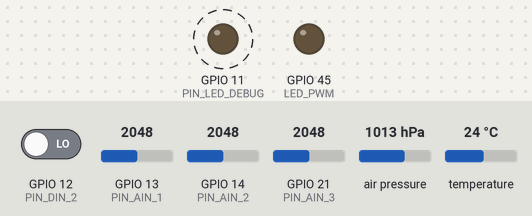
Bench run of a sketch on a simulated ESP32-S3. Shown: output pins drawn as LEDs (lit = HIGH). Dashed ring = blinking. Inputs (shaded band) come from the test bench; at power-on: GPIO 12 (PIN_DIN_2) LOW, GPIO 13 (PIN_AIN_1) = 2048, GPIO 14 (PIN_AIN_2) = 2048, GPIO 21 (PIN_AIN_3) = 2048, air pressure 1013 hPa, temperature 24 °C. WiFi joins after 1.5 s; servers stay silent unless stated; no MQTT or app messages arrive unless stated; what the sketch prints to the serial monitor is not drawn.

Above: at 1.7 s.
Timing chart, 0 to 4.6 s (numbered marks = the images above):
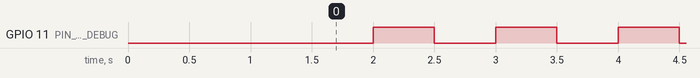

The sketch:

esp32_sketch.ino
```cpp
#include <WiFi.h>
#include <PubSubClient.h>
#include <Wire.h>
#include <Adafruit_BMP280.h>
#include <WiFiClientSecure.h>

// Пины
#define LED_PWM         45
#define BMP280_SCL      47
#define BMP280_SDA      48
#define PIN_AIN_1       13
#define PIN_AIN_2       14
#define PIN_AIN_3       21
#define PIN_DIN_2       12
#define PIN_LED_DEBUG   11
#define PIN_BUTT_DEBUG  38


static const uint8_t ca_cert[] PROGMEM = {
 0x30, 0x82, 0x05, 0x09, 0x30, 0x82, 0x02, 0xf1, 0xa0, 0x03, 0x02, 0x01,
  0x02, 0x02, 0x14, 0x11, 0x6a, 0xf1, 0x20, 0xea, 0x37, 0xda, 0xde, 0xbf,
  0x7c, 0x15, 0x72, 0x64, 0x84, 0xe5, 0xc3, 0x6f, 0xd8, 0xf7, 0x33, 0x30,
  0x0d, 0x06, 0x09, 0x2a, 0x86, 0x48, 0x86, 0xf7, 0x0d, 0x01, 0x01, 0x0b,
  0x05, 0x00, 0x30, 0x14, 0x31, 0x12, 0x30, 0x10, 0x06, 0x03, 0x55, 0x04,
  0x03, 0x0c, 0x09, 0x6c, 0x6f, 0x63, 0x61, 0x6c, 0x68, 0x6f, 0x73, 0x74,
  0x30, 0x1e, 0x17, 0x0d, 0x32, 0x35, 0x30, 0x35, 0x33, 0x30, 0x32, 0x30,
  0x32, 0x33, 0x33, 0x32, 0x5a, 0x17, 0x0d, 0x32, 0x36, 0x30, 0x35, 0x33,
  0x30, 0x32, 0x30, 0x32, 0x33, 0x33, 0x32, 0x5a, 0x30, 0x14, 0x31, 0x12,
  0x30, 0x10, 0x06, 0x03, 0x55, 0x04, 0x03, 0x0c, 0x09, 0x6c, 0x6f, 0x63,
  0x61, 0x6c, 0x68, 0x6f, 0x73, 0x74, 0x30, 0x82, 0x02, 0x22, 0x30, 0x0d,
  0x06, 0x09, 0x2a, 0x86, 0x48, 0x86, 0xf7, 0x0d, 0x01, 0x01, 0x01, 0x05,
  0x00, 0x03, 0x82, 0x02, 0x0f, 0x00, 0x30, 0x82, 0x02, 0x0a, 0x02, 0x82,
  0x02, 0x01, 0x00, 0xd8, 0x78, 0xe5, 0xfc, 0xf1, 0x9f, 0x1c, 0x1e, 0x35,
  0xfc, 0x70, 0xd4, 0x81, 0xf7, 0xfb, 0xb3, 0xa4, 0x0c, 0x26, 0x49, 0xf2,
  0x56, 0x06, 0xc7, 0x66, 0xd7, 0x69, 0x38, 0x2a, 0x4e, 0x5d, 0x53, 0xae,
  0x3a, 0x09, 0x61, 0x97, 0xc1, 0xbc, 0xf1, 0xa0, 0x7c, 0xd8, 0x5c, 0x66,
  0xec, 0x59, 0xe9, 0x17, 0xb6, 0xab, 0x37, 0xf7, 0xbc, 0x78, 0x4f, 0x9c,
  0x77, 0x9d, 0x4c, 0xf9, 0x21, 0xd8, 0x99, 0xc6, 0x5a, 0xc5, 0x2f, 0xf0,
  0x39, 0xad, 0x9c, 0x27, 0x95, 0xa0, 0x4e, 0xd7, 0x53, 0xc3, 0x52, 0x42,
  0x3e, 0xbb, 0x2a, 0x95, 0x47, 0xdf, 0xf0, 0xf1, 0xad, 0xd9, 0xc4, 0xde,
  0x77, 0xf1, 0xaa, 0xa5, 0x2b, 0xd3, 0x55, 0xc7, 0xb1, 0x9d, 0x94, 0xca,
  0x5a, 0x8e, 0x5f, 0xee, 0x52, 0xe4, 0xb6, 0x5c, 0xea, 0xb4, 0x9e, 0x09,
  0x93, 0x2e, 0xba, 0x21, 0xe5, 0xa8, 0x93, 0x01, 0x42, 0x3e, 0xb5, 0x90,
  0x88, 0x9c, 0x7f, 0x48, 0x78, 0x61, 0xcb, 0x4a, 0xb2, 0x00, 0x60, 0x4d,
  0x11, 0x96, 0xd7, 0x8a, 0xe5, 0x4c, 0xfa, 0x9a, 0x61, 0x59, 0xa2, 0x65,
  0x1b, 0xdc, 0x58, 0xdb, 0x2e, 0x13, 0xae, 0x65, 0xfd, 0x49, 0x36, 0xaf,
  0x67, 0x45, 0xc6, 0xe2, 0x2f, 0xce, 0x98, 0x04, 0x3f, 0x8f, 0x4c, 0x76,
  0x01, 0x47, 0xf7, 0x18, 0x57, 0x5e, 0xa5, 0x06, 0x8e, 0xf9, 0x90, 0x4f,
  0x53, 0x19, 0xe0, 0x13, 0x40, 0xb3, 0x04, 0x28, 0x3a, 0x46, 0x79, 0x56,
  0xf9, 0x6c, 0x5a, 0x28, 0xbf, 0x98, 0xb2, 0x47, 0xf5, 0x38, 0xe2, 0x86,
  0xfe, 0x19, 0xa4, 0x59, 0x52, 0x20, 0xba, 0x9e, 0xbb, 0x4b, 0xd8, 0x73,
  0x8d, 0x62, 0xfa, 0x46, 0xd7, 0xbb, 0x5f, 0x5f, 0xcd, 0x47, 0x7b, 0xd6,
  0x30, 0x6a, 0x06, 0x22, 0xed, 0x04, 0xa7, 0x09, 0xee, 0xd4, 0xe5, 0x66,
  0xad, 0x7d, 0xbe, 0xc8, 0x8b, 0xf9, 0xa0, 0xd0, 0x35, 0x10, 0x5c, 0x49,
  0x61, 0x51, 0x01, 0x74, 0x93, 0xfa, 0xae, 0x44, 0x79, 0x19, 0xff, 0x4c,
  0xa4, 0x22, 0x26, 0x42, 0x14, 0xf0, 0x3f, 0x5a, 0x0b, 0x01, 0x23, 0xc0,
  0xba, 0x96, 0x4d, 0xf2, 0xf7, 0x9b, 0x2f, 0xdc, 0x52, 0x2a, 0x12, 0x22,
  0x6b, 0xcf, 0x6e, 0xe8, 0x0e, 0x2b, 0xc0, 0xe1, 0xbe, 0x78, 0x76, 0x55,
  0xd7, 0xd1, 0x1f, 0x38, 0xe1, 0x33, 0x64, 0xe9, 0x73, 0x9d, 0x96, 0x3d,
  0xb4, 0x89, 0x3e, 0xb4, 0xb7, 0xad, 0xfe, 0x89, 0xe0, 0xee, 0xca, 0x44,
  0xd1, 0x0b, 0x78, 0x1b, 0x22, 0x56, 0x56, 0x47, 0xce, 0x05, 0xee, 0x8a,
  0xc2, 0x68, 0xa3, 0x3c, 0x56, 0xf7, 0x56, 0x63, 0xaf, 0x70, 0xe5, 0xe5,
  0xf0, 0xe2, 0x75, 0xfd, 0xf4, 0x15, 0x2d, 0x54, 0xf9, 0x2c, 0x17, 0x8b,
  0x4c, 0x73, 0x09, 0x1f, 0x52, 0x11, 0x61, 0x0d, 0xaf, 0x64, 0x9b, 0xd7,
  0xfc, 0x2a, 0x65, 0xc9, 0x75, 0x0e, 0xf7, 0x73, 0x46, 0xfa, 0xd6, 0x62,
  0x9f, 0x0e, 0x42, 0x62, 0xf0, 0xe3, 0x5f, 0xb1, 0x17, 0x9a, 0x7f, 0xa4,
  0xbb, 0x38, 0xb1, 0x24, 0x41, 0x37, 0x05, 0xb9, 0x46, 0x23, 0x3d, 0xe2,
  0x23, 0x3c, 0xf8, 0x4a, 0x28, 0x3a, 0xa8, 0xe3, 0xaf, 0x4b, 0x6a, 0xdd,
  0x13, 0x84, 0xdb, 0x45, 0xd3, 0xc3, 0x5f, 0x59, 0xfe, 0x1d, 0x97, 0xca,
  0x3b, 0x70, 0x55, 0x56, 0x13, 0xf8, 0xfe, 0x49, 0x76, 0x55, 0x46, 0x16,
  0x34, 0x6b, 0x83, 0x1b, 0xb8, 0x6e, 0x30, 0x6c, 0xe9, 0x1c, 0xea, 0xc4,
  0x65, 0xb4, 0x82, 0xa6, 0xc0, 0x31, 0x6f, 0xec, 0xf6, 0xc9, 0x90, 0x70,
  0x18, 0xfc, 0x70, 0xea, 0x2a, 0xd5, 0xfd, 0xf8, 0x6d, 0x83, 0x2c, 0x6a,
  0x53, 0x00, 0x4a, 0xe9, 0x58, 0x4c, 0x37, 0x41, 0x9a, 0x06, 0x04, 0xf1,
  0x9e, 0x85, 0xfa, 0xa1, 0x44, 0xbd, 0x0f, 0x6f, 0xf7, 0x70, 0x25, 0x02,
  0x03, 0x01, 0x00, 0x01, 0xa3, 0x53, 0x30, 0x51, 0x30, 0x1d, 0x06, 0x03,
  0x55, 0x1d, 0x0e, 0x04, 0x16, 0x04, 0x14, 0x57, 0x73, 0xbd, 0xf6, 0x3d,
  0x43, 0xdd, 0xd7, 0xa1, 0x05, 0x94, 0x1c, 0xf9, 0x7a, 0xeb, 0x56, 0xeb,
  0xba, 0x69, 0x4e, 0x30, 0x1f, 0x06, 0x03, 0x55, 0x1d, 0x23, 0x04, 0x18,
  0x30, 0x16, 0x80, 0x14, 0x57, 0x73, 0xbd, 0xf6, 0x3d, 0x43, 0xdd, 0xd7,
  0xa1, 0x05, 0x94, 0x1c, 0xf9, 0x7a, 0xeb, 0x56, 0xeb, 0xba, 0x69, 0x4e,
  0x30, 0x0f, 0x06, 0x03, 0x55, 0x1d, 0x13, 0x01, 0x01, 0xff, 0x04, 0x05,
  0x30, 0x03, 0x01, 0x01, 0xff, 0x30, 0x0d, 0x06, 0x09, 0x2a, 0x86, 0x48,
  0x86, 0xf7, 0x0d, 0x01, 0x01, 0x0b, 0x05, 0x00, 0x03, 0x82, 0x02, 0x01,
  0x00, 0x3e, 0x0d, 0x15, 0x3c, 0x9f, 0xef, 0x28, 0x11, 0x82, 0xde, 0x13,
  0x4b, 0x0a, 0xe9, 0x04, 0x5c, 0x9f, 0x17, 0xa4, 0xbc, 0x81, 0xad, 0x76,
  0x8a, 0x56, 0x42, 0x7c, 0x27, 0xcd, 0xb1, 0x86, 0x3e, 0x1a, 0xe9, 0x67,
  0x90, 0x6e, 0x6b, 0x3f, 0x3f, 0xb3, 0xd4, 0xda, 0xd4, 0x08, 0x90, 0x61,
  0x4e, 0x5b, 0x73, 0xc1, 0xd3, 0x87, 0x90, 0x40, 0xb0, 0x17, 0x93, 0x79,
  0x9e, 0xc8, 0x92, 0xd9, 0x4a, 0x0a, 0xf1, 0x7a, 0x36, 0xc1, 0x8f, 0x08,
  0x62, 0x94, 0x3f, 0xa8, 0x9b, 0xcc, 0x88, 0xeb, 0x58, 0x10, 0x97, 0x7d,
  0x3d, 0x0c, 0x74, 0x07, 0xb7, 0xe9, 0xaf, 0x63, 0xfd, 0x08, 0xb3, 0x7e,
  0x6e, 0xc9, 0xa1, 0x00, 0x1c, 0xea, 0xb9, 0xc5, 0x71, 0xa5, 0x21, 0x36,
  0x30, 0x78, 0x99, 0xdd, 0x69, 0xc9, 0xfd, 0xbd, 0x11, 0xa3, 0xeb, 0x07,
  0xf9, 0x4d, 0x6e, 0x6f, 0xd8, 0xb3, 0x4e, 0xfd, 0x53, 0xb9, 0xa0, 0x98,
  0x51, 0xf9, 0x26, 0x2d, 0x04, 0x67, 0xfd, 0x2a, 0x00, 0x6e, 0x6d, 0xaf,
  0xc6, 0x30, 0xa1, 0x8a, 0xb2, 0x1b, 0x5b, 0x3a, 0x53, 0x1a, 0x36, 0xc2,
  0x62, 0x98, 0xec, 0x5a, 0xf5, 0x5e, 0xba, 0xfa, 0xc4, 0x8a, 0xf9, 0xb5,
  0x73, 0x1a, 0x01, 0xe2, 0xe3, 0x6d, 0xe3, 0xae, 0x55, 0x6b, 0x0c, 0x0e,
  0x8f, 0xe1, 0x98, 0xe2, 0x1d, 0xfa, 0x9f, 0x9f, 0xb4, 0x64, 0xc9, 0xa7,
  0x30, 0x03, 0xe6, 0xe3, 0x21, 0xb6, 0xce, 0x64, 0xa0, 0xcd, 0x38, 0x8e,
  0x86, 0xc7, 0xba, 0x67, 0x46, 0x95, 0xe2, 0x7b, 0xf2, 0xbe, 0x49, 0x61,
  0xe8, 0x41, 0xb2, 0xf9, 0xef, 0xc1, 0x86, 0xcb, 0x7b, 0xc3, 0x9e, 0x31,
  0x24, 0x11, 0x9f, 0x84, 0x1c, 0x59, 0xf7, 0xc0, 0x0d, 0xb1, 0x69, 0xb2,
  0x14, 0x7f, 0x1d, 0x09, 0x70, 0x98, 0x95, 0x9c, 0x61, 0xf5, 0x52, 0xe1,
  0x5b, 0x24, 0x9c, 0x1a, 0xab, 0x64, 0x1c, 0x50, 0x75, 0x4e, 0x1f, 0x4c,
  0xf1, 0x75, 0xbf, 0xdd, 0x0e, 0x97, 0xa0, 0xe6, 0x15, 0xec, 0x71, 0x33,
  0xf7, 0xc4, 0xfa, 0x96, 0xce, 0xd5, 0x52, 0xad, 0x73, 0x21, 0x50, 0x77,
  0x4c, 0x0f, 0x32, 0x05, 0xee, 0xff, 0xbc, 0x0c, 0xd0, 0xe9, 0xe3, 0x9b,
  0xd4, 0x9a, 0x65, 0x76, 0x71, 0x1e, 0xd8, 0x81, 0x7a, 0x65, 0x33, 0xf9,
  0x75, 0x9d, 0xcd, 0x3a, 0x7c, 0xd6, 0xaa, 0x5a, 0x7f, 0x82, 0xa8, 0x75,
  0xfa, 0x96, 0xbd, 0x2c, 0x1e, 0x21, 0x4f, 0x66, 0xdc, 0xdf, 0x9e, 0xd3,
  0x09, 0x96, 0x67, 0x79, 0xc5, 0x16, 0x36, 0x0f, 0x69, 0xa9, 0xe3, 0x3c,
  0x71, 0x0c, 0x0e, 0x7a, 0x32, 0xb2, 0xd1, 0xfa, 0x58, 0x9a, 0xe6, 0x29,
  0x05, 0x02, 0xff, 0x8a, 0xfc, 0x7a, 0xd0, 0x71, 0xee, 0x5e, 0x42, 0xd2,
  0xba, 0x4a, 0x5d, 0xd5, 0x99, 0x63, 0xf5, 0x9e, 0x26, 0xc3, 0x80, 0xb4,
  0xe3, 0xbc, 0xcd, 0x4d, 0x58, 0xd5, 0x7e, 0x64, 0x06, 0xee, 0x60, 0x4a,
  0x2d, 0xc1, 0xb3, 0xc3, 0x94, 0xae, 0x05, 0x9d, 0x7c, 0xbb, 0x71, 0xed,
  0x3d, 0x0f, 0xab, 0x8d, 0x53, 0x36, 0x1d, 0xef, 0x2f, 0x65, 0xc4, 0xd3,
  0x9d, 0x34, 0x22, 0x7f, 0x04, 0xc6, 0xd3, 0xd9, 0xd1, 0x9a, 0xb0, 0xaa,
  0x0c, 0x7f, 0xae, 0x19, 0xae, 0x64, 0xbc, 0xe1, 0x33, 0x82, 0x47, 0x45,
  0x8b, 0x43, 0x6a, 0x04, 0x54, 0x27, 0x8e, 0x4c, 0x45, 0x3b, 0x9b, 0x2f,
  0xa3, 0x5b, 0xed, 0xbf, 0xe0, 0xb2, 0xca, 0x27, 0x38, 0x00, 0x12, 0x01,
  0xac, 0x89, 0xc6, 0x01, 0x35, 0x24, 0x84, 0x63, 0xda, 0x49, 0xd9, 0xb3,
  0xec, 0xe7, 0x96, 0x51, 0x35, 0x6c, 0x16, 0xb4, 0xb3, 0xf3, 0x1d, 0xec,
  0x9e, 0x81, 0x69, 0xfc, 0x67, 0xbc, 0xc9, 0xe4, 0xb2, 0x1c, 0xed, 0x84,
  0xff, 0xbb, 0xaf, 0x49, 0xcd, 0xe0, 0x70, 0x03, 0x94
};
// Настройки WiFi и MQTT
const char* ssid = "Odeyalo";
const char* password = "20012005";
const char* mqtt_server = "mqtt.cloud.yandex.net";
const int mqtt_port = 8883;

// Объекты
WiFiClientSecure espClient;
PubSubClient client(espClient);
Adafruit_BMP280 bmp;  // Датчик BMP280

// Переменные
unsigned long lastMsgTime = 0;
const long interval = 5000;  // Отправка данных каждые 5 сек
bool ledDebugState = false;

void setup() {
  Serial.begin(115200);

  // Настройка пинов
  pinMode(LED_PWM, OUTPUT);
  pinMode(PIN_LED_DEBUG, OUTPUT);
  pinMode(PIN_DIN_2, INPUT);
  pinMode(PIN_BUTT_DEBUG, INPUT_PULLUP);

  // Инициализация BMP280
  Wire.begin(BMP280_SDA, BMP280_SCL);
  if (!bmp.begin(0x76)) {  // Адрес 0x76 или 0x77
    Serial.println("BMP280 не найден!");
  }

  // Подключение к WiFi
  WiFi.begin(ssid, password);
  while (WiFi.status() != WL_CONNECTED) {
    delay(500);
    Serial.print(".");
  }
  Serial.println("\nWiFi подключен");

  // Настройка MQTT
  espClient.setCACert(ca_cert, sizeof(ca_cert));
  client.setServer(mqtt_server, mqtt_port);
  reconnect();
}

void loop() {
  if (!client.connected()) {
    reconnect();
  }
  client.loop();

  // Мигаем LED_DEBUG каждую секунду
  if (millis() % 1000 < 500) {
    digitalWrite(PIN_LED_DEBUG, HIGH);
  } else {
    digitalWrite(PIN_LED_DEBUG, LOW);
  }

  // Отправка данных в MQTT раз в `interval` мс
  if (millis() - lastMsgTime > interval) {
    lastMsgTime = millis();
    sendDataToCloud();
  }
}

void reconnect() {
  while (!client.connected()) {
    if (client.connect("ESP32_Device", "идентификатор-устройства", "пароль-устройства")) {
      client.subscribe("$devices/<ID устройства>/commands");
    } else {
      delay(5000);
    }
  }
}

void sendDataToCloud() {
  // Чтение аналоговых входов
  int ain1 = analogRead(PIN_AIN_1);
  int ain2 = analogRead(PIN_AIN_2);
  int ain3 = analogRead(PIN_AIN_3);

  // Чтение цифрового входа
  int din2 = digitalRead(PIN_DIN_2);

  // Чтение данных с BMP280
  float temperature = bmp.readTemperature();
  float pressure = bmp.readPressure() / 100.0F;  // в гПа

  // Формируем JSON-сообщение
  String payload = "{";
  payload += "\"ain1\":" + String(ain1) + ",";
  payload += "\"ain2\":" + String(ain2) + ",";
  payload += "\"ain3\":" + String(ain3) + ",";
  payload += "\"din2\":" + String(din2) + ",";
  payload += "\"temperature\":" + String(temperature) + ",";
  payload += "\"pressure\":" + String(pressure);
  payload += "}";

  // Отправка в MQTT
  client.publish("$devices/<ID устройства>/events", payload.c_str());
  Serial.println("Данные отправлены: " + payload);
}
```

Measured:
- by itself, GPIO 11 (PIN_LED_DEBUG): alternates HIGH for 0.50 s and LOW for 0.50 s
